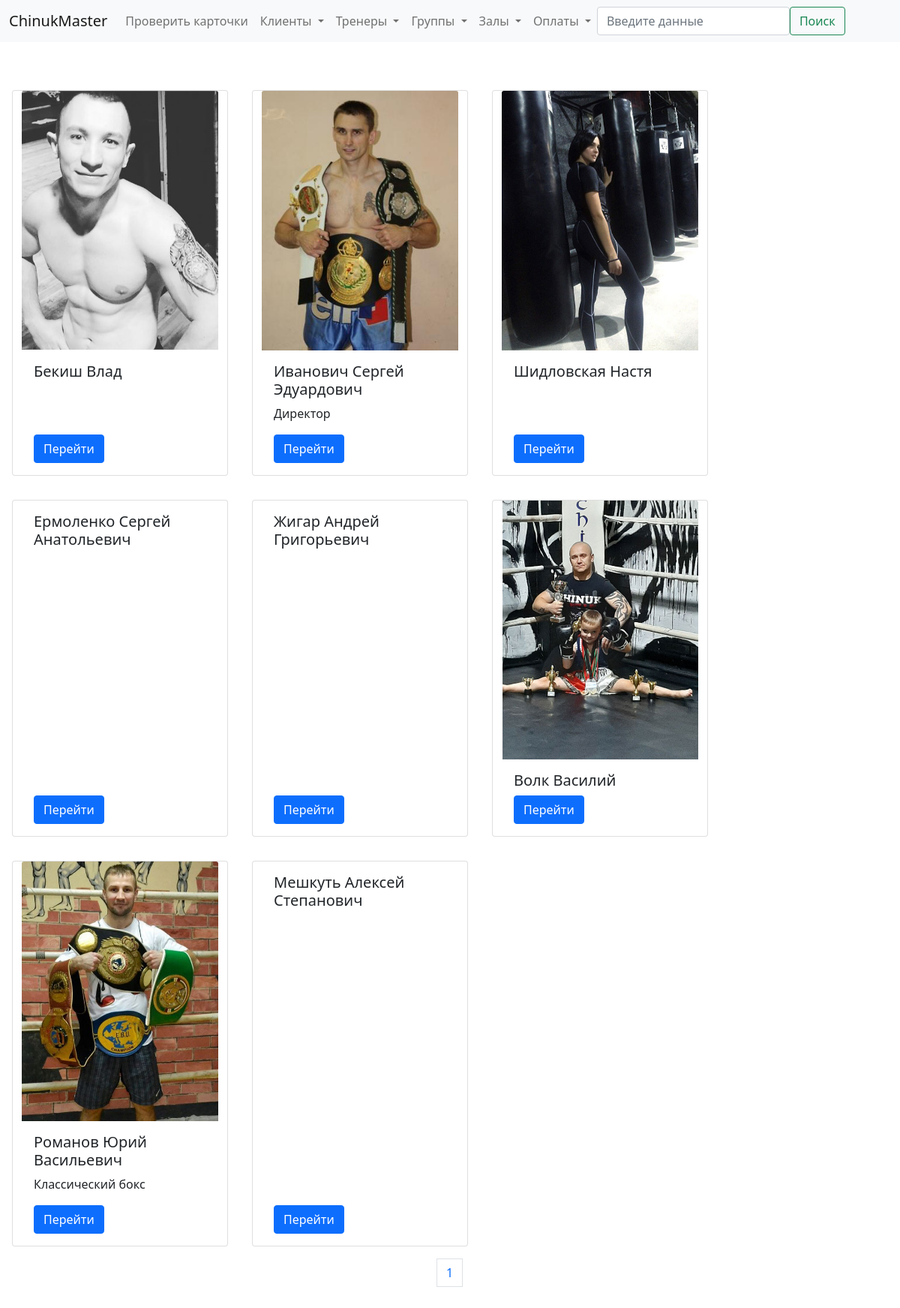
Before: /show/treners with the older database file.
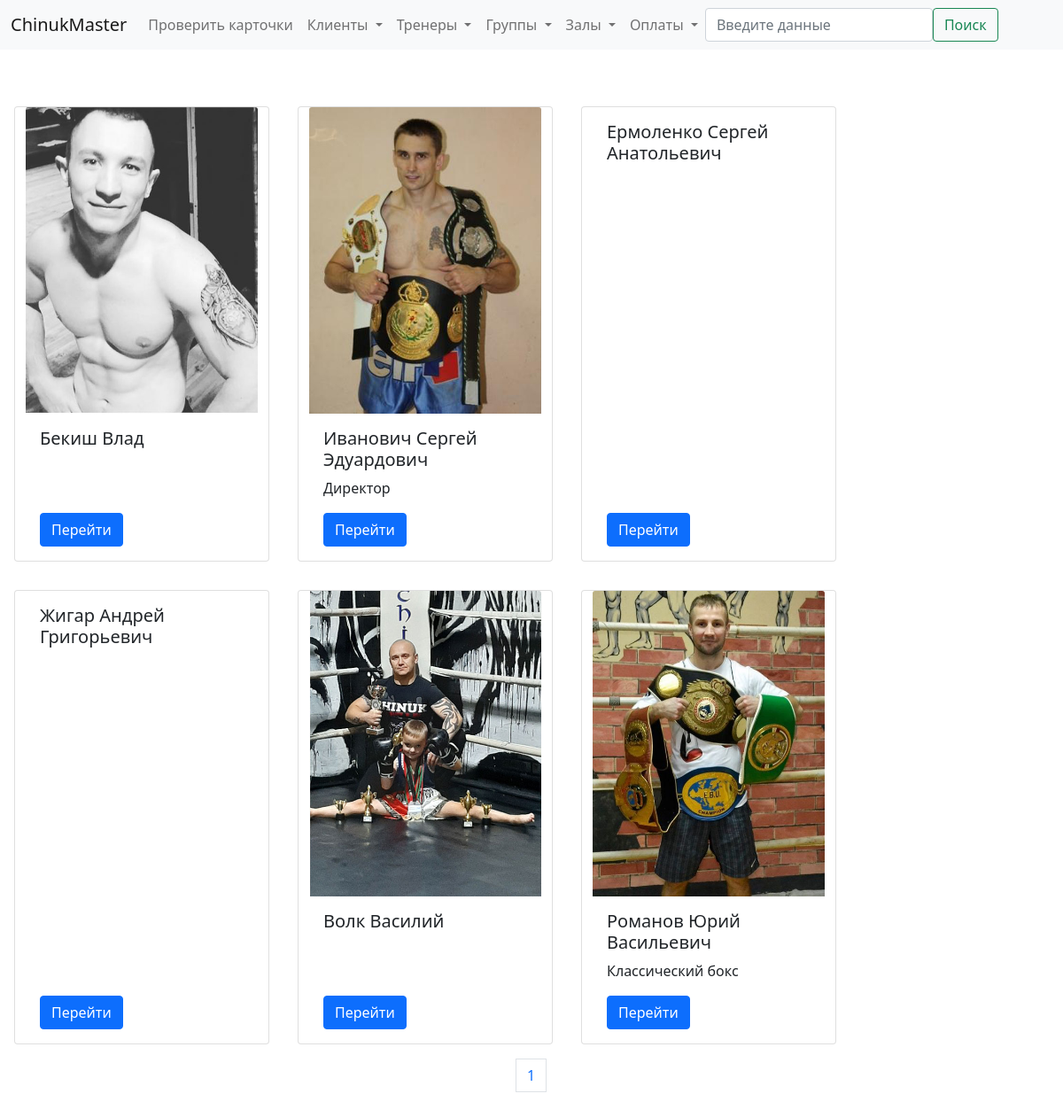
After: the same page with the newer database file.
### billing/models.py (models this page shows, shortened)
class Trener(models.Model):
    name = models.CharField(max_length=50, verbose_name = 'Имя')
    tel_number = models.CharField(max_length=20, verbose_name = 'Номер телефона')
    info = models.TextField(blank=True, null=False, verbose_name = 'Дополнительная информация')
    photo = models.ImageField(verbose_name='Фото', upload_to='billing/media/treners', height_field=None, width_field=None, null=True, blank=True)
    class Meta:
        verbose_name = 'Тренер'
        verbose_name_plural = 'Тренеры'

### billing/views.py (the view)
# urls.py: path('show/<slug:obj>', views.show_objects, name='show_objects'),
def show_objects(request, obj):
    obj_values = {
        'treners' : Trener,
        'clients' : Client,
        'groups'  : Group,
        'payments': Payment,
        'addresses': Address,
    }
    inst = obj_values[obj].objects.all()
    paginator = Paginator(inst, 10)
    page_number = request.GET.get('page')
    page_obj = paginator.get_page(page_number)
    return render(request, f'billing/show/{obj}.html', {
        f'{obj}' : inst,
        'page_obj' : page_obj,
    })

### billing/templatetags/filters.py (called while the page is built)
@register.filter(name='times')
def times(value):
    return range(1, value+1)

### ChinukMaster/templates/billing/show/treners.html (shortened to what this page needs)
{% extends 'billing/base.html' %}
{% block content %}
    <div class="row row-cols-3">
        {% for trener in treners %}
            <div class="col card m-3" style="width: 18rem;">
                {% if trener.photo %}
                    <img src="{{trener.photo.url}}" class="card-img-top" alt="...">
                {% endif %}
                <div class="card-body d-flex flex-column justify-content-between align-items-start">
                    <h5 class="card-title">{{trener.name}}</h5>
                    {% if trener.info %}
                        <p class="card-text">{{trener.info}}</p>
                    {% endif %}
                    <a href="{% url 'detail_object' obj='trener' id=trener.id %}" class="btn btn-primary">Перейти</a>
                </div>
            </div>
        {% endfor %}
    </div>
{% endblock %}

### ChinukMaster/templates/billing/base.html (shortened to what this page needs)
{% load static %} {% load filters %}
<!DOCTYPE html>
<html lang="en">
<head>
    <link rel="stylesheet" href="https://stackpath.bootstrapcdn.com/bootstrap/5.0.0-alpha1/css/bootstrap.min.css">
    <link rel="stylesheet" href="{% static 'billing.css' %}">
</head>
<body>
    <nav class="navbar navbar-expand-lg navbar-light bg-light">
        <div class="container-xxl">
          <a class="navbar-brand" href="{% url 'index' %}">ChinukMaster</a>
          <div class="collapse navbar-collapse" id="navbarSupportedContent">
            <ul class="navbar-nav mr-auto mb-2 mb-lg-0">
              <li class="nav-item">
                <a class="nav-link" href="#">Проверить карточки</a>
              </li>
              <li class="nav-item dropdown">
                <a class="nav-link dropdown-toggle" href="#" id="navbarDropdown" role="button" data-toggle="dropdown" aria-expanded="false">
                  Клиенты
                </a>
              </li>
              <li class="nav-item dropdown">
                <a class="nav-link dropdown-toggle" href="#" id="navbarDropdown" role="button" data-toggle="dropdown" aria-expanded="false">
                  Тренеры
                </a>
              </li>
              <li class="nav-item dropdown">
                <a class="nav-link dropdown-toggle" href="#" id="navbarDropdown" role="button" data-toggle="dropdown" aria-expanded="false">
                  Группы
                </a>
              </li>
              <li class="nav-item dropdown">
                <a class="nav-link dropdown-toggle" href="#" id="navbarDropdown" role="button" data-toggle="dropdown" aria-expanded="false">
                  Залы
                </a>
              </li>
              <li class="nav-item dropdown">
                <a class="nav-link dropdown-toggle" href="#" id="navbarDropdown" role="button" data-toggle="dropdown" aria-expanded="false">
                  Оплаты
                </a>
              </li>
            </ul>
            <form class="d-flex" method="POST" action="{% url 'search_result' %}">
              <input class="form-control mr-2" type="search" placeholder="Введите данные" aria-label="Search" name="search_request">
              <button class="btn btn-outline-success" type="submit">Поиск</button>
            </form>
          </div>
        </div>
    </nav>
    <main class="mt-5 mb-5">
        <div class="container-xxl">
            <div class="row">
                <div class="col-xxl">
                    {% block content %}
                    {% endblock %}
                </div>
            </div>
            <div class="row">
              <div class="col-xxl">
                {% if page_obj %}
                  <nav aria-label="Page navigation example">
                    <ul class="pagination justify-content-center">
                        {% for index in page_obj.paginator.num_pages|times %}
                            <li class="page-item"><a class="page-link" href="?page={{index}}">{{index}}</a></li>
                        {% endfor %}
                    </ul>
                  </nav>
                {% endif %}
              </div>
            </div>
        </div>
    </main>
</body>
</html>

Changed rows visible on the page:
removed Trener: photo (picture), name "Шидловская Настя"
removed Trener: name "Мешкуть Алексей Степанович"
